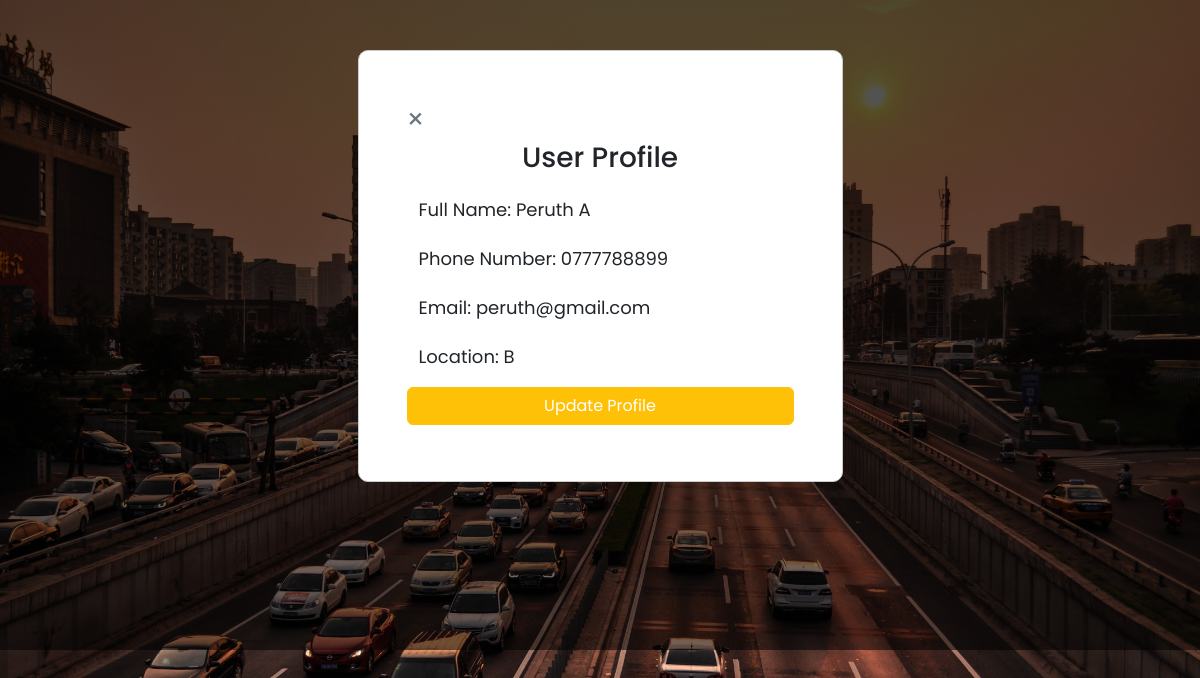
The app's page /dashboard/profile.php (signed in), older data.
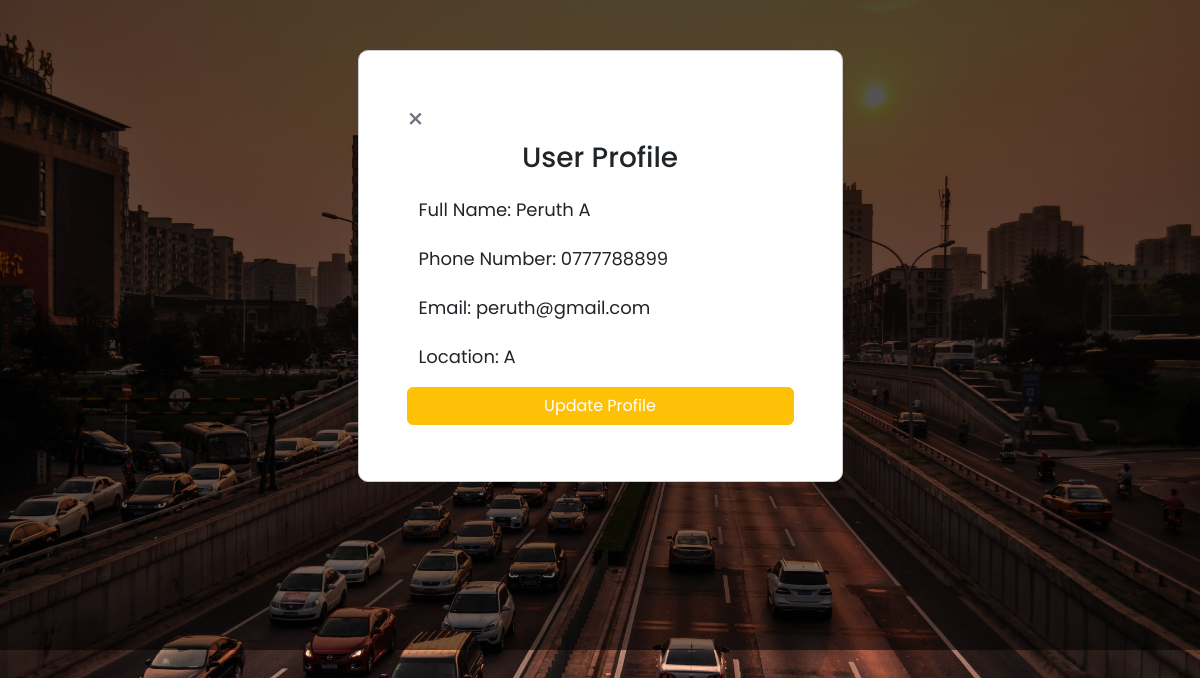
The same page, newer data.
### tables this page shows
CREATE TABLE `users` (
  `userid` int(11) NOT NULL,
  `fullname` varchar(200) NOT NULL,
  `phone` varchar(200) NOT NULL,
  `email` varchar(200) NOT NULL,
  `location` varchar(200) NOT NULL,
  `password` varchar(200) NOT NULL,
  `token` varchar(200) NOT NULL,
  `role` varchar(100) NOT NULL,
  `date_registered` varchar(100) NOT NULL
);

### dashboard/profile.php (the view, shortened to what this page needs)
<?php
include '../root/config.php';
$email   = $_SESSION['email'];
$stmt = $dbh->prepare("SELECT * FROM users WHERE email= :email");
$stmt->bindParam(':email', $email);
$stmt->execute();
$user = $stmt->fetch(PDO::FETCH_ASSOC);
?>
<!DOCTYPE html>
<html lang="en">
<head>
    <link href="https://cdn.jsdelivr.net/npm/bootstrap@5.2.3/dist/css/bootstrap.min.css" rel="stylesheet"
>
    <link rel="stylesheet" href="../src/style.css">
</head>
<body>
    <div class="overlay">
        <div class="container">
            <div class="row m-6 no-gutters">
                <div class="col-md-5 bg-white p-5" style="border-radius: 10px; border: 1px solid #ccc; display:block; margin:0 auto;">
                    <a href="javascript:history.back('dashboard')" class="text-secondary fs-3" style="text-decoration:none;"><span aria-hidden="true" >&times;</span></a>
                    <h3>User Profile</h3>
                    <div class="modal-content">
                        <form action="" method="post" enctype="multipart/form-data" class="form-style">
                            <div class="modal-body">
                                <div class="row">
                                    <div class="col-lg-12">
                                        <div class="form-group">
                                            <input class="form-control" readonly name="fullname" value="Full Name: <?php echo $user['fullname']; ?>" type="text" required />
                                        </div>
                                    </div>
                                    <div class="col-lg-12">
                                        <div class="form-group">
                                            <input class="form-control" readonly name="phone" maxlength="10" value="Phone Number: <?php echo $user['phone']; ?>" type="text" required />
                                        </div>
                                    </div>
                                    <div class="col-lg-12">
                                        <div class="form-group">
                                            <input class="form-control" readonly name="email" value="Email: <?php echo $user['email']; ?>" type="email" required />
                                        </div>
                                    </div>
                                    <div class="col-lg-12">
                                        <div class="form-group">
                                            <input class="form-control" readonly name="location" value="Location: <?php echo $user['location']; ?>" type="text" />
                                        </div>
                                    </div>
                                </div>
                                <div class="pb-2">
                                    <a class="btn btn-warning w-100 font-weight-bold mt-2" href="update_profile.php" style="text-decoration:none; color:white;margin-right:45px">Update Profile</a>
                                </div>
                            </div>
                        </form>
                    </div>
                </div>
            </div>
        </div>
    </div>
</body>
</html>

Row changes from the older to the newer data that the page shows:
changed users "Full Name: Peruth A": location "Location: B" → "Location: A"
